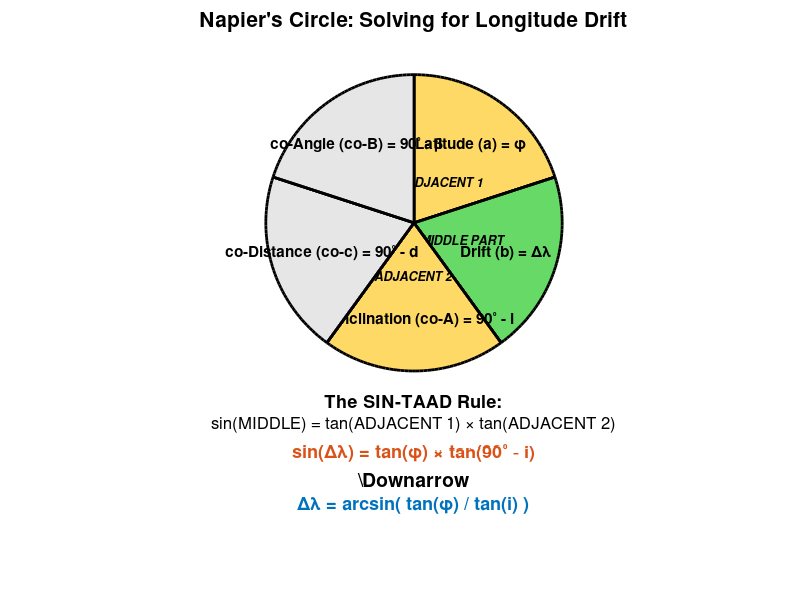
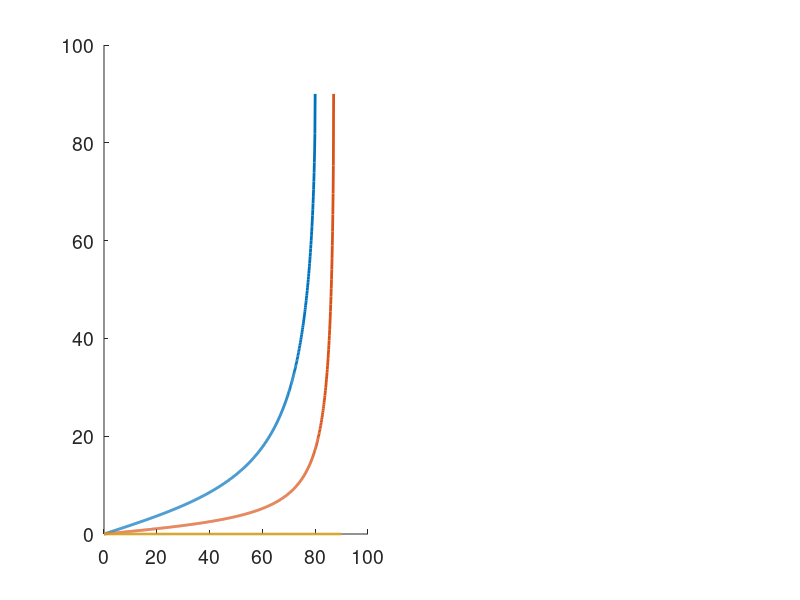

Write MATLAB code to recreate these figures, in order. (Note: this script raises an error after producing the figures.)
function plot_seam_geometry(save_path)
% PLOT_SEAM_GEOMETRY  Napier's Circle derivation and counter-rotating seam geometry.
%   Produces three PNG figures:
%     napiers_circle.png        – annotated pentagon showing the SIN-TAAD derivation
%     seam_gap_vs_latitude.png  – per-satellite longitude drift and growing seam gap
%     seam_track_bowing.png     – track bowing visualisation + great-circle gap with peak
%
% Counter-rotating seam geometry summary:
%   Ascending track (plane 1, RAAN=0): at latitude φ drifts EAST by Δλ(φ)
%   Descending track (plane P): at latitude φ drifts WEST by Δλ(φ) from its desc. node
%   → Seam longitude gap = RAAN_seam + 2·Δλ(φ)   (grows with latitude)
%   → Physical gap = arccos(sin²φ + cos²φ·cos(lon_gap))  (peaks at intermediate lat)
%
% Usage:
%   plot_seam_geometry()                    – saves to plotting_scripts/figures/
%   plot_seam_geometry('path/to/output')    – saves to the given directory

script_dir = fileparts(mfilename('fullpath'));

if nargin < 1 || isempty(save_path)
    save_path = fullfile(script_dir, 'figures');
end

set(0, 'DefaultAxesFontSize', 14);
set(0, 'DefaultTextFontSize', 14);

%% ── Figure 1: Napier's Circle ────────────────────────────────────────────
f1 = figure('Visible', 'off', 'Color', 'w', 'Position', [100 100 600 600], ...
    'Name', 'Napier''s Circle');
ax1 = axes('Parent', f1);
hold(ax1, 'on');
axis(ax1, 'equal');
axis(ax1, 'off');

% Five sectors of Napier's Pentagon (72 degrees each), starting from top
angles = linspace(pi/2, pi/2 - 2*pi, 6);

% Pentagon labels: a, b, co-A, co-c, co-B
labels = {
    'Latitude (a) = \phi', ...
    'Drift (b) = \Delta\lambda', ...
    'co-Inclination (co-A) = 90^\circ - i', ...
    'co-Distance (co-c) = 90^\circ - d', ...
    'co-Angle (co-B) = 90^\circ - \beta'
};

% SIN-TAAD roles (highlight the active triplet)
roles  = {'ADJACENT 1', 'MIDDLE PART', 'ADJACENT 2', '', ''};

% Yellow = adjacent, green = middle, grey = unused
colors = {[1 0.85 0.4], [0.4 0.85 0.4], [1 0.85 0.4], [0.9 0.9 0.9], [0.9 0.9 0.9]};

for k = 1:5
    th_fill = linspace(angles(k), angles(k+1), 50);
    fill(ax1, [0 cos(th_fill) 0], [0 sin(th_fill) 0], colors{k}, ...
        'EdgeColor', 'k', 'LineWidth', 2);
    plot(ax1, [0 cos(angles(k))], [0 sin(angles(k))], 'k', 'LineWidth', 2);

    mid_angle = (angles(k) + angles(k+1)) / 2;

    text(0.65*cos(mid_angle), 0.65*sin(mid_angle), labels{k}, ...
        'Parent', ax1, 'HorizontalAlignment', 'center', ...
        'FontSize', 11, 'FontWeight', 'bold');

    if ~isempty(roles{k})
        text(0.35*cos(mid_angle), 0.35*sin(mid_angle), roles{k}, ...
            'Parent', ax1, 'HorizontalAlignment', 'center', ...
            'FontSize', 9, 'Color', 'k', 'FontAngle', 'italic', 'FontWeight', 'bold');
    end
end

title(ax1, 'Napier''s Circle: Solving for Longitude Drift', ...
    'FontSize', 15, 'FontWeight', 'bold');

text(0, -1.20, 'The SIN-TAAD Rule:', ...
    'Parent', ax1, 'HorizontalAlignment', 'center', 'FontSize', 13, 'FontWeight', 'bold');
text(0, -1.36, 'sin(MIDDLE) = tan(ADJACENT 1) \times tan(ADJACENT 2)', ...
    'Parent', ax1, 'HorizontalAlignment', 'center', 'FontSize', 12);
text(0, -1.55, 'sin(\Delta\lambda) = tan(\phi) \times tan(90^\circ - i)', ...
    'Parent', ax1, 'HorizontalAlignment', 'center', ...
    'FontSize', 13, 'Color', '#D95319', 'FontWeight', 'bold');
text(0, -1.73, '\Downarrow', ...
    'Parent', ax1, 'HorizontalAlignment', 'center', 'FontSize', 14, 'FontWeight', 'bold');
text(0, -1.90, '\Delta\lambda = arcsin( tan(\phi) / tan(i) )', ...
    'Parent', ax1, 'HorizontalAlignment', 'center', ...
    'FontSize', 13, 'Color', '#0072BD', 'FontWeight', 'bold');

xlim(ax1, [-1.5 1.5]);
ylim(ax1, [-2.1 1.2]);

out1 = fullfile(save_path, 'napiers_circle.png');
exportgraphics(f1, out1, 'Resolution', 300);
close(f1);
fprintf('Saved: %s\n', out1);

%% ── Figure 2: Longitude drift and growing seam gap ─────────────────────
% From Napier's circle:  Δλ(φ) = arcsin( tan(φ) / tan(i) )
%
% Ascending track  (plane 1, RAAN = 0):          lon(φ) = +Δλ(φ)  (bows east)
% Descending track (plane P, desc. node at
%   360°−RAAN_seam):                              lon(φ) = (360°−RAAN_seam) − Δλ(φ)
%                                                          (bows west)
%
% Short-way seam longitude gap:
%   gap(φ) = 360° − [(360°−RAAN_seam) − Δλ] + Δλ
%          = RAAN_seam + 2·Δλ(φ)   → gap GROWS from RAAN_seam to RAAN_seam+180°

inc_array    = [80, 87, 90];
seam_gap_deg = 26;   % equatorial RAAN gap between the two seam planes (degrees)
line_colors  = {'#0072BD', '#D95319', '#EDB120'};

f2 = figure('Visible', 'off', 'Color', 'w', 'Position', [100 100 1100 420], ...
    'Name', 'Seam Gap Geometry');

%% ── Left panel: Δλ(φ) — per-satellite longitude drift from ascending node
ax2L = subplot(1, 2, 1, 'Parent', f2);
hold(ax2L, 'on');

for i = 1:length(inc_array)
    inc = inc_array(i);
    lat = 0:0.1:inc;
    d_lon = asind(tand(lat) ./ tand(inc));   % Napier's circle: Δλ(φ)
    plot(ax2L, lat, d_lon, 'LineWidth', 2, 'Color', line_colors{i}, ...
        'DisplayName', sprintf('%d^\\circ', inc_array(i)));
end

% Reference line: Δλ = 90° is the physical maximum (satellite at orbit apex)
yline(ax2L, 90, 'k--', 'LineWidth', 1.5, 'DisplayName', '\Delta\lambda = 90° (orbit apex)');

legend(ax2L, 'Location', 'northwest', 'FontSize', 11);
xlabel(ax2L, 'Latitude \phi (deg)', 'FontWeight', 'bold');
ylabel(ax2L, '\Delta\lambda (deg)', 'FontWeight', 'bold');
title(ax2L, {'Per-Satellite Longitude Drift', '\Delta\lambda = arcsin( tan(\phi) / tan(i) )'}, 'FontSize', 12);
xlim(ax2L, [0 90]);
grid(ax2L, 'on');
set(ax2L, 'FontSize', 12);

%% ── Right panel: seam longitude gap growing with latitude
ax2R = subplot(1, 2, 2, 'Parent', f2);
hold(ax2R, 'on');

for i = 1:length(inc_array)
    inc = inc_array(i);
    lat = 0:0.01:inc;
    d_lon    = asind(tand(lat) ./ tand(inc));     % per-satellite longitude drift
    lon_gap  = seam_gap_deg + 2 .* d_lon;         % gap GROWS: both tracks bow outward

    plot(ax2R, lat, lon_gap, 'LineWidth', 2, 'Color', line_colors{i}, ...
        'DisplayName', sprintf('%d^\\circ', inc_array(i)));
end

yline(ax2R, 180, 'k--', 'LineWidth', 1.2, 'DisplayName', '180° (antipodal)');
legend(ax2R, 'Location', 'northwest', 'FontSize', 11);
xlabel(ax2R, 'Latitude \phi (deg)', 'FontWeight', 'bold');
ylabel(ax2R, 'Seam Longitude Gap (deg)', 'FontWeight', 'bold');
title(ax2R, {'Seam Longitude Gap Grows with Latitude', ...
    'gap(\phi) = RAAN_{seam} + 2·\Delta\lambda(\phi)'}, 'FontSize', 12);
xlim(ax2R, [0 90]);
ylim(ax2R, [0 seam_gap_deg + 185]);
grid(ax2R, 'on');
set(ax2R, 'FontSize', 12);

out2 = fullfile(save_path, 'seam_gap_vs_latitude.png');
exportgraphics(f2, out2, 'Resolution', 300);
close(f2);
fprintf('Saved: %s\n', out2);

%% ── Figure 3: Track bowing and great-circle seam gap ────────────────────
% Left:  The two seam tracks drawn as longitude-vs-latitude (centred on seam
%        midpoint).  Both tracks bow OUTWARD as latitude grows — the ascending
%        track drifts east (+Δλ) and the descending track drifts west (−Δλ).
%
% Right: Great-circle arc distance between the two seam tracks.
%        gc_gap(φ) = arccos( sin²φ + cos²φ · cos(RAAN_seam + 2·Δλ(φ)) )
%
%        For near-polar orbits (i→90°), Δλ stays small so gc_gap decreases
%        monotonically — the cosine compression of latitude dominates.
%        For lower inclinations, Δλ grows faster and gc_gap PEAKS at an
%        intermediate latitude before shrinking toward zero near the pole.
%        That peak is the latitude hardest to cover across the seam.

f3 = figure('Visible', 'off', 'Color', 'w', 'Position', [100 100 1100 420], ...
    'Name', 'Counter-Rotating Seam Track Bowing');

%% ── Left: both track longitudes vs latitude, centred on seam midpoint
ax3L = subplot(1, 2, 1, 'Parent', f3);
hold(ax3L, 'on');

for ii = 1:length(inc_array)
    inc  = inc_array(ii);
    lat  = 0:0.1:inc;
    d_lon    = asind(tand(lat) ./ tand(inc));
    asc_lon  =  seam_gap_deg/2 + d_lon;    % ascending track bows east
    desc_lon = -seam_gap_deg/2 - d_lon;    % descending track bows west

    plot(ax3L, asc_lon, lat, '-',  'LineWidth', 2, 'Color', line_colors{ii}, ...
        'DisplayName', sprintf('%d^\\circ', inc_array(ii)));
    plot(ax3L, desc_lon, lat, '--', 'LineWidth', 2, 'Color', line_colors{ii}, ...
        'HandleVisibility', 'off');
end

xline(ax3L, 0, 'k:', 'LineWidth', 1, 'HandleVisibility', 'off');
xlabel(ax3L, 'Longitude from seam centre (deg)', 'FontWeight', 'bold');
ylabel(ax3L, 'Latitude (deg)', 'FontWeight', 'bold');
title(ax3L, {'Counter-Rotating Seam: Track Bowing', ...
    'solid = ascending   |   dashed = descending'}, 'FontSize', 12);
legend(ax3L, 'Location', 'northeast', 'FontSize', 11);
ylim(ax3L, [0 90]);
grid(ax3L, 'on');
set(ax3L, 'FontSize', 12);

%% ── Right: great-circle distance between the two seam tracks vs latitude
ax3R = subplot(1, 2, 2, 'Parent', f3);
hold(ax3R, 'on');

for ii = 1:length(inc_array)
    inc  = inc_array(ii);
    lat  = 0:0.01:inc;
    d_lon   = asind(tand(lat) ./ tand(inc));
    lon_gap = seam_gap_deg + 2 .* d_lon;   % longitude gap, grows with latitude

    % Spherical law of cosines: arc distance between two points at same latitude
    gc_gap = acosd(sind(lat).^2 + cosd(lat).^2 .* cosd(lon_gap));

    % [gc_max, idx_max] = max(gc_gap);

    plot(ax3R, lat, gc_gap, 'LineWidth', 2, 'Color', line_colors{ii}, ...
        'DisplayName', sprintf('%d^\\circ)', ...
        inc_array(ii)));
    % % Mark the peak
    % plot(ax3R, lat(idx_max), gc_max, 'o', 'MarkerSize', 8, ...
    %     'Color', line_colors{ii}, 'MarkerFaceColor', line_colors{ii}, ...
    %     'HandleVisibility', 'off');
end

xlabel(ax3R, 'Latitude (deg)', 'FontWeight', 'bold');
ylabel(ax3R, 'Great-Circle Seam Gap (deg)', 'FontWeight', 'bold');
title(ax3R, 'Physical Distance Between Seam Tracks', 'FontSize', 12);
legend(ax3R, 'Location', 'northeast', 'FontSize', 11);
xlim(ax3R, [0 90]);
grid(ax3R, 'on');
set(ax3R, 'FontSize', 12);
hold(ax3R, 'off');

out3 = fullfile(save_path, 'seam_track_bowing.png');
exportgraphics(f3, out3, 'Resolution', 300);
close(f3);
fprintf('Saved: %s\n', out3);
end
